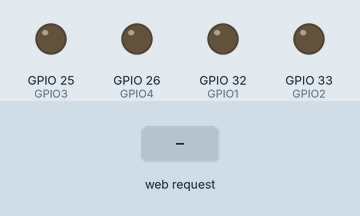
Recording of a sketch running on a simulated ESP32. On the bench: output pins drawn as LEDs (lit = HIGH). The test bench sets the inputs (shaded band). WiFi joins after 1.5 s; servers stay silent unless stated; what the sketch prints to the serial monitor is not drawn.

Above: at 3.2 s.
3.3 s: HTTP request GET /forward received
At 3.8 s:
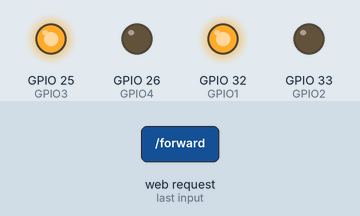
4.8 s: HTTP request GET /backward received
At 6.0 s:
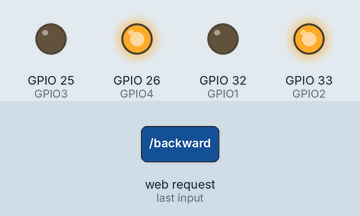
6.3 s: HTTP request GET /left received
At 7.3 s:
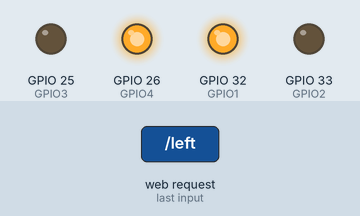
7.8 s: HTTP request GET /right received
At 8.4 s:
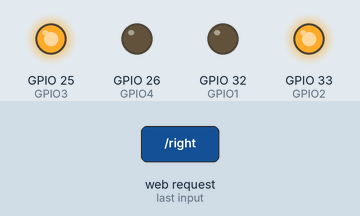
9.3 s: HTTP request GET /stop received
At 9.6 s:
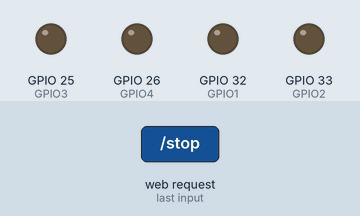
Timing chart, 0 to 11.8 s (numbered marks = the images above; inputs shaded):
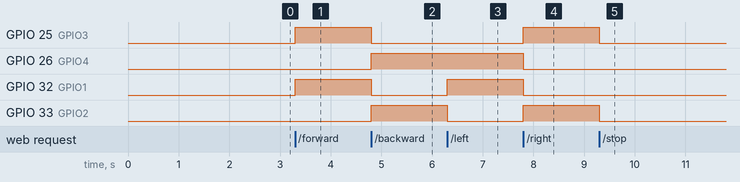

The sketch:

Pushbot.ino
```cpp
#include <WiFi.h>
#include <WebServer.h>

const char* ssid = "<<Put_Wi-Fi-Here>>";   // Your Wi-Fi SSID
const char* password = "<Put_Password-Here>";

WebServer server(80);

// setup pins
const int GPIO1 = 32;
const int GPIO2 = 33;
const int GPIO3 = 25;
const int GPIO4 = 26;

// main loop
void loop() {
  server.handleClient();
}

// html webserver
void handleRoot() {
  String html = "<html><body>";
  html += "<h1>Control the Motors</h1>";
  html += "<p>Use the W, A, S, D keys to control the motors.</p>";
  html += "<script>";
  html += "var pressed = false;";
  html += "document.addEventListener('keydown', function(event) { "
          "if (!pressed && event.key === 'w') { pressed=true;fetch('/forward'); } "
          "if (!pressed && event.key === 's') { pressed=true;fetch('/backward'); } "
          "if (!pressed && event.key === 'a') { pressed=true;fetch('/left'); } "
          "if (!pressed && event.key === 'd') { pressed=true;fetch('/right'); } });";
  html += "document.addEventListener('keyup', function(event) { "
          "pressed = false;"
          "if (['w', 's', 'a', 'd'].includes(event.key)) { fetch('/stop'); } });";
  html += "</script>";
  html += "</body></html>";

  server.send(200, "text/html", html);
}

void setup() {
  // define pins
  Serial.begin(115200);

  pinMode(GPIO1, OUTPUT);
  pinMode(GPIO2, OUTPUT);
  pinMode(GPIO3, OUTPUT);
  pinMode(GPIO4, OUTPUT);

  digitalWrite(GPIO1, LOW);
  digitalWrite(GPIO2, LOW);
  digitalWrite(GPIO3, LOW);
  digitalWrite(GPIO4, LOW);

  // Connect to Wi-Fi
  WiFi.begin(ssid, password);
  Serial.print("Connecting to WiFi");
  while (WiFi.status() != WL_CONNECTED) {
    delay(1000);
    Serial.print(".");
  }
  Serial.println();
  Serial.println("Connected to WiFi");

  // Serve the web page
  server.on("/", HTTP_GET, handleRoot);
  server.on("/forward", HTTP_GET, forward);
  server.on("/backward", HTTP_GET, backward);
  server.on("/left", HTTP_GET, left);
  server.on("/right", HTTP_GET, right);
  server.on("/stop", HTTP_GET, stopMotors);
  server.begin();
  Serial.println("HTTP server started");

  // Print the IP address
  Serial.print("ESP32 Web Server IP Address: ");
  Serial.println(WiFi.localIP());
}


// functions for controlling the motors
void forward() {
  digitalWrite(GPIO1, HIGH);
  digitalWrite(GPIO2, LOW);
  digitalWrite(GPIO3, HIGH);
  digitalWrite(GPIO4, LOW);
}

void backward() {
  digitalWrite(GPIO1, LOW);
  digitalWrite(GPIO2, HIGH);
  digitalWrite(GPIO3, LOW);
  digitalWrite(GPIO4, HIGH);
}

void left() {
  digitalWrite(GPIO1, HIGH);
  digitalWrite(GPIO2, LOW);
  digitalWrite(GPIO3, LOW);
  digitalWrite(GPIO4, HIGH);
}

void right() {
  digitalWrite(GPIO1, LOW);
  digitalWrite(GPIO2, HIGH);
  digitalWrite(GPIO3, HIGH);
  digitalWrite(GPIO4, LOW);
}

void stopMotors() {
  digitalWrite(GPIO1, LOW);
  digitalWrite(GPIO2, LOW);
  digitalWrite(GPIO3, LOW);
  digitalWrite(GPIO4, LOW);
}
```

Measured:
- after the input at 3.3 s, GPIO 25 (GPIO3), GPIO 32 (GPIO1): LOW → HIGH at once
- after the input at 4.8 s, GPIO 25 (GPIO3), GPIO 32 (GPIO1): HIGH → LOW at once; GPIO 26 (GPIO4), GPIO 33 (GPIO2): LOW → HIGH at once
- after the input at 6.3 s, GPIO 32 (GPIO1): LOW → HIGH at once; GPIO 33 (GPIO2): HIGH → LOW at once
- after the input at 7.8 s, GPIO 25 (GPIO3), GPIO 33 (GPIO2): LOW → HIGH at once; GPIO 26 (GPIO4), GPIO 32 (GPIO1): HIGH → LOW at once
- after the input at 9.3 s, GPIO 25 (GPIO3), GPIO 33 (GPIO2): HIGH → LOW at once
